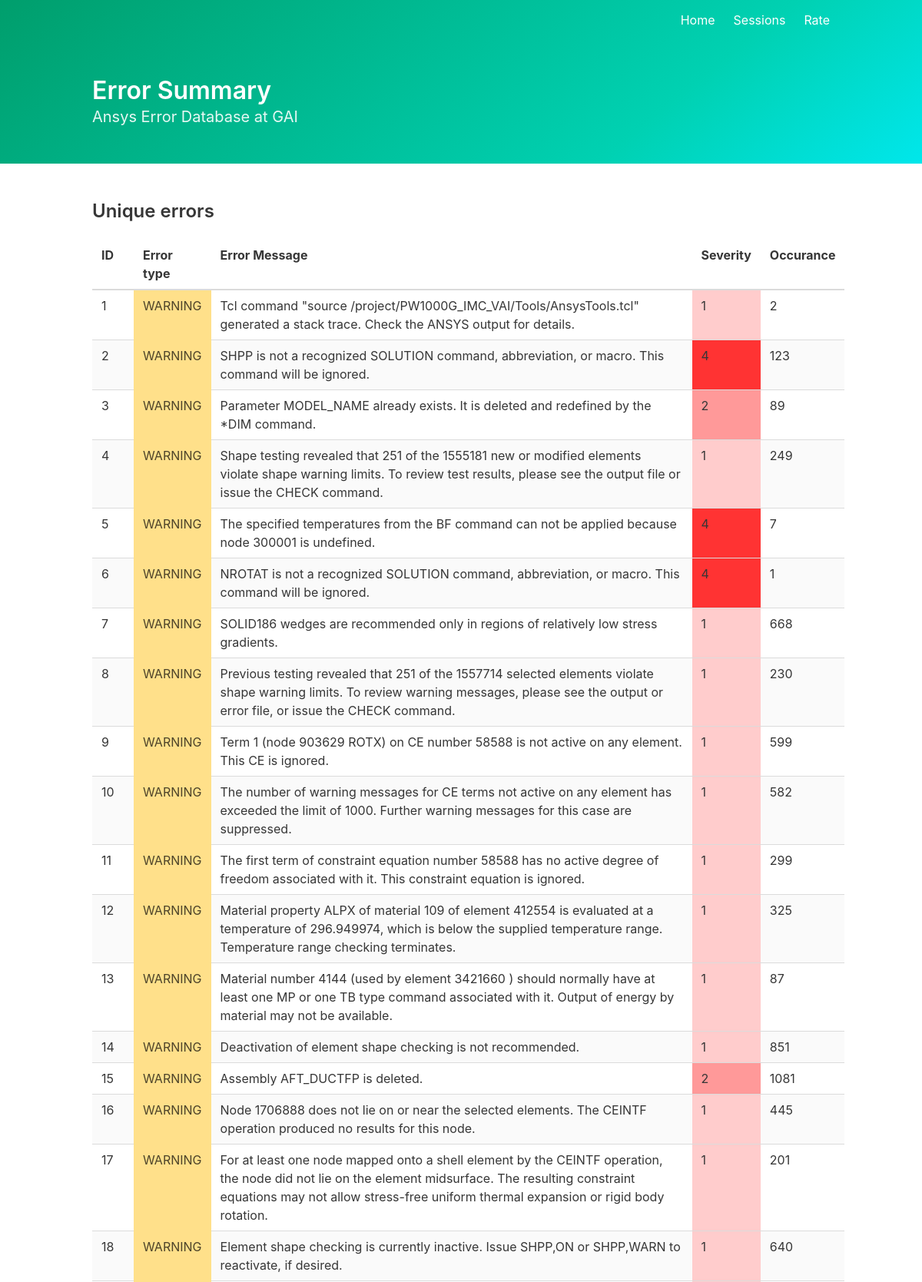
The page / (upper part) on the database its author committed.
### tables this page shows
CREATE TABLE uniq_errors (
    id integer primary key autoincrement,
    errtype text not null,
    errmsg text not null,
    sessionid integer not null,
    rating integer default 0,
    repeated integer default 1
);

### errhost.py (the view)
@app.route("/", methods=['GET'])
def index():
    cur = g.db.execute('select * from uniq_errors')
    errlist = cur.fetchall()
    return render_template('index.html', errlist=errlist)

### errhost.py (called while the page is built)
def connect_db():
    rv = sqlite3.connect(app.config['DATABASE'])
    rv.row_factory = sqlite3.Row
    return rv

@app.before_request
def before_request():
    g.db = connect_db()

@app.teardown_request
def teardown_request(exception):
    db = getattr(g, 'db', None)
    if db is not None:
        db.close()

### templates/index.html
{% extends "layout.html" %}
{% block body %}
        <h3 class="title is-4">Unique errors</h3>
        <table class="table is-striped is-hoverable is-fullwidth">
            <tbody>
            <tbody>
            <thead>
            <tr>
                <th>ID</th>
                <th>Error type</th>
                <th>Error Message</th>
                <th>Severity</th>
                <th>Occurance</th>
            </tr>
            </thead>
            {% for err in errlist %}
                <tr>
                    <td>{{ err.id }}</td>
                    <td class="{% if err.errtype == "WARNING" %}
                        is-warning
                        {% elif err.errtype == "ERROR" %}
                        is-danger
                        {% else %}
                        is-info
                        {% endif %}">{{ err.errtype }}</td>
                    <td>{{ err.errmsg }}</td>
                    <td style="background-color:rgb(255,
                        {{ 255-err.rating/5*255 }}, {{ 255-err.rating/5*255
                        }})">{{ err.rating }}</td>
                    <td>{{ err.repeated }}</td>
                </tr>
            {% else %}
                <tr>
                    <td>No Entries</td>
            {% endfor %}
            </tbody>
        </table>
{% endblock %}

### rows shown on the page
uniq_errors: id "1", errtype "WARNING", errmsg "Tcl command \"source /project/PW1000G_IMC_VAI/Tools/AnsysTools.tcl\" generated a stack trace. Check the ANSYS output for details.", rating "1", repeated "2"
uniq_errors: id "2", errtype "WARNING", errmsg "SHPP is not a recognized SOLUTION command, abbreviation, or macro. This command will be ignored.", rating "4", repeated "123"
uniq_errors: id "3", errtype "WARNING", errmsg "Parameter MODEL_NAME already exists. It is deleted and redefined by the *DIM command.", rating "2", repeated "89"
uniq_errors: id "4", errtype "WARNING", errmsg "Shape testing revealed that 251 of the 1555181 new or modified elements violate shape warning limits. To review test results, please see the output file or issue the CHECK command.", rating "1", repeated "249"
uniq_errors: id "5", errtype "WARNING", errmsg "The specified temperatures from the BF command can not be applied because node 300001 is undefined.", rating "4", repeated "7"
uniq_errors: id "6", errtype "WARNING", errmsg "NROTAT is not a recognized SOLUTION command, abbreviation, or macro. This command will be ignored.", rating "4", repeated "1"
uniq_errors: id "7", errtype "WARNING", errmsg "SOLID186 wedges are recommended only in regions of relatively low stress gradients.", rating "1", repeated "668"
uniq_errors: id "8", errtype "WARNING", errmsg "Previous testing revealed that 251 of the 1557714 selected elements violate shape warning limits. To review warning messages, please see the output or error file, or issue the CHECK command.", rating "1", repeated "230"
uniq_errors: id "9", errtype "WARNING", errmsg "Term 1 (node 903629 ROTX) on CE number 58588 is not active on any element. This CE is ignored.", rating "1", repeated "599"
uniq_errors: id "10", errtype "WARNING", errmsg "The number of warning messages for CE terms not active on any element has exceeded the limit of 1000. Further warning messages for this case are suppressed.", rating "1", repeated "582"
uniq_errors: id "11", errtype "WARNING", errmsg "The first term of constraint equation number 58588 has no active degree of freedom associated with it. This constraint equation is ignored.", rating "1", repeated "299"
uniq_errors: id "12", errtype "WARNING", errmsg "Material property ALPX of material 109 of element 412554 is evaluated at a temperature of 296.949974, which is below the supplied temperature range. Temperature range checking terminates.", rating "1", repeated "325"
uniq_errors: id "13", errtype "WARNING", errmsg "Material number 4144 (used by element 3421660 ) should normally have at least one MP or one TB type command associated with it. Output of energy by material may not be available.", rating "1", repeated "87"
uniq_errors: id "14", errtype "WARNING", errmsg "Deactivation of element shape checking is not recommended.", rating "1", repeated "851"
uniq_errors: id "15", errtype "WARNING", errmsg "Assembly AFT_DUCTFP is deleted.", rating "2", repeated "1081"
uniq_errors: id "16", errtype "WARNING", errmsg "Node 1706888 does not lie on or near the selected elements. The CEINTF operation produced no results for this node.", rating "1", repeated "445"
uniq_errors: id "17", errtype "WARNING", errmsg "For at least one node mapped onto a shell element by the CEINTF operation, the node did not lie on the element midsurface. The resulting constraint equations may not allow stress-free uniform thermal expansion or rigid body rotation.", rating "1", repeated "201"
uniq_errors: id "18", errtype "WARNING", errmsg "Element shape checking is currently inactive. Issue SHPP,ON or SHPP,WARN to reactivate, if desired.", rating "1", repeated "640"
